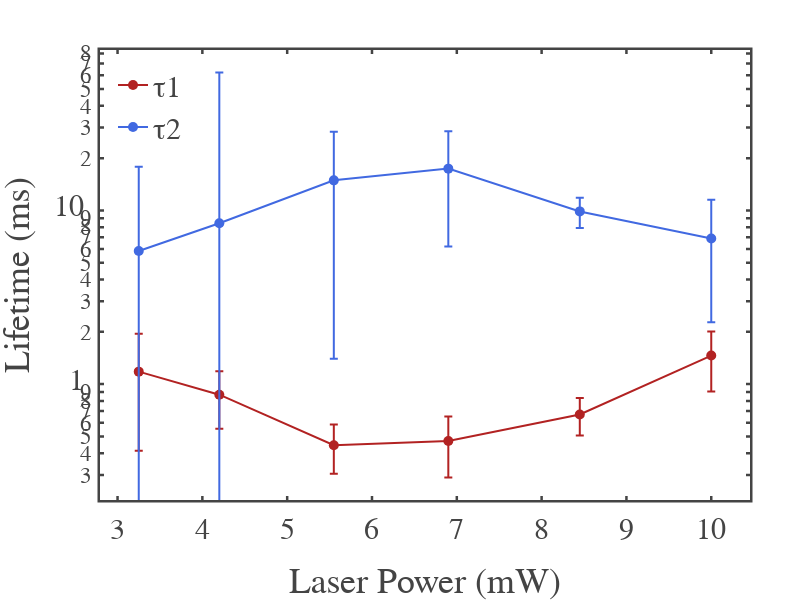

Notebook source saved alongside this figure:
### Code cell
# --- File path ---
file_path = r"C:\Users\Atanu\OneDrive\Desktop\research_work\paper\NaBiF4_PL_analysis\datas\23 august\clean Particle\1064nm power variation\27th August\lifetime_statistics.xlsx"

# --- Read Excel ---
df_lifetime = pd.read_excel(file_path)

# --- Clean column names ---
df_lifetime.columns = df_lifetime.columns.str.strip().str.replace("'", "")

# --- Detect laser power column robustly ---
laser_power_col = [col for col in df_lifetime.columns if "Laser Power" in col][0]

# --- Extract data ---
laser_power = df_lifetime[laser_power_col].values
tau1 = df_lifetime["tau1"].values
tau2 = df_lifetime["tau2"].values
sigma_tau1 = df_lifetime["sigma_tau1"].values
sigma_tau2 = df_lifetime["sigma_tau2"].values

tau1 = tau1/1e9
tau2 = tau2/1e9
sigma_tau1 = sigma_tau1/1e9
sigma_tau2 = sigma_tau2/1e9

# --- Create figure ---
fig_tau = go.Figure()

# Plot tau1
fig_tau.add_trace(go.Scatter(
    x=laser_power,
    y=tau1,
    mode="markers+lines",
    name="τ1",
    error_y=dict(type='data', array=sigma_tau1, visible=True),
    marker=dict(color="firebrick", size=10)
))

# Plot tau2
fig_tau.add_trace(go.Scatter(
    x=laser_power,
    y=tau2,
    mode="markers+lines",
    name="τ2",
    error_y=dict(type='data', array=sigma_tau2, visible=True),
    marker=dict(color="royalblue", size=10)
))

# --- Layout ---
fig_tau.update_layout(
    template=fig_template,  # assuming you have fig_template defined
    width=800,
    height=600,
    margin=dict(l=100, r=50, t=50, b=100),
    xaxis_title="Laser Power (mW)",
    yaxis_title="Lifetime (ms)",
    # title="τ1 and τ2 vs Laser Power",
    legend=dict(x=0.02, y=0.98)
)
# fig_tau.update_xaxes(type="log")
fig_tau.update_yaxes(type="log")



fig_tau.show()

### Figure 1 — Plotly figure (JSON) as saved in the notebook; plotly's stock layout.template omitted (floating-point values rounded to 4 significant figures)
{"data": [{"error_y": {"array": [0.552, 0.163, 0.18, 0.14, 0.316, 0.767], "type": "data", "visible": true}, "marker": {"color": "firebrick", "size": 10}, "mode": "markers+lines", "name": "τ1", "type": "scatter", "x": [10.0, 8.45, 6.9, 5.55, 4.2, 3.25], "y": [1.46, 0.669, 0.47, 0.445, 0.869, 1.18]}, {"error_y": {"array": [4.62, 1.96, 11.2, 13.5, 53.8, 12.0], "type": "data", "visible": true}, "marker": {"color": "royalblue", "size": 10}, "mode": "markers+lines", "name": "τ2", "type": "scatter", "x": [10.0, 8.45, 6.9, 5.55, 4.2, 3.25], "y": [6.89, 9.87, 17.4, 14.9, 8.43, 5.84]}], "layout": {"height": 600, "legend": {"x": 0.02, "y": 0.98}, "margin": {"b": 100, "l": 100, "r": 50, "t": 50}, "width": 800, "xaxis": {"autorange": true, "range": [2.793, 10.46], "title": {"text": "Laser Power (mW)"}, "type": "linear"}, "yaxis": {"autorange": true, "range": [-0.6671, 1.924], "title": {"text": "Lifetime (ms)"}, "type": "log"}}}
